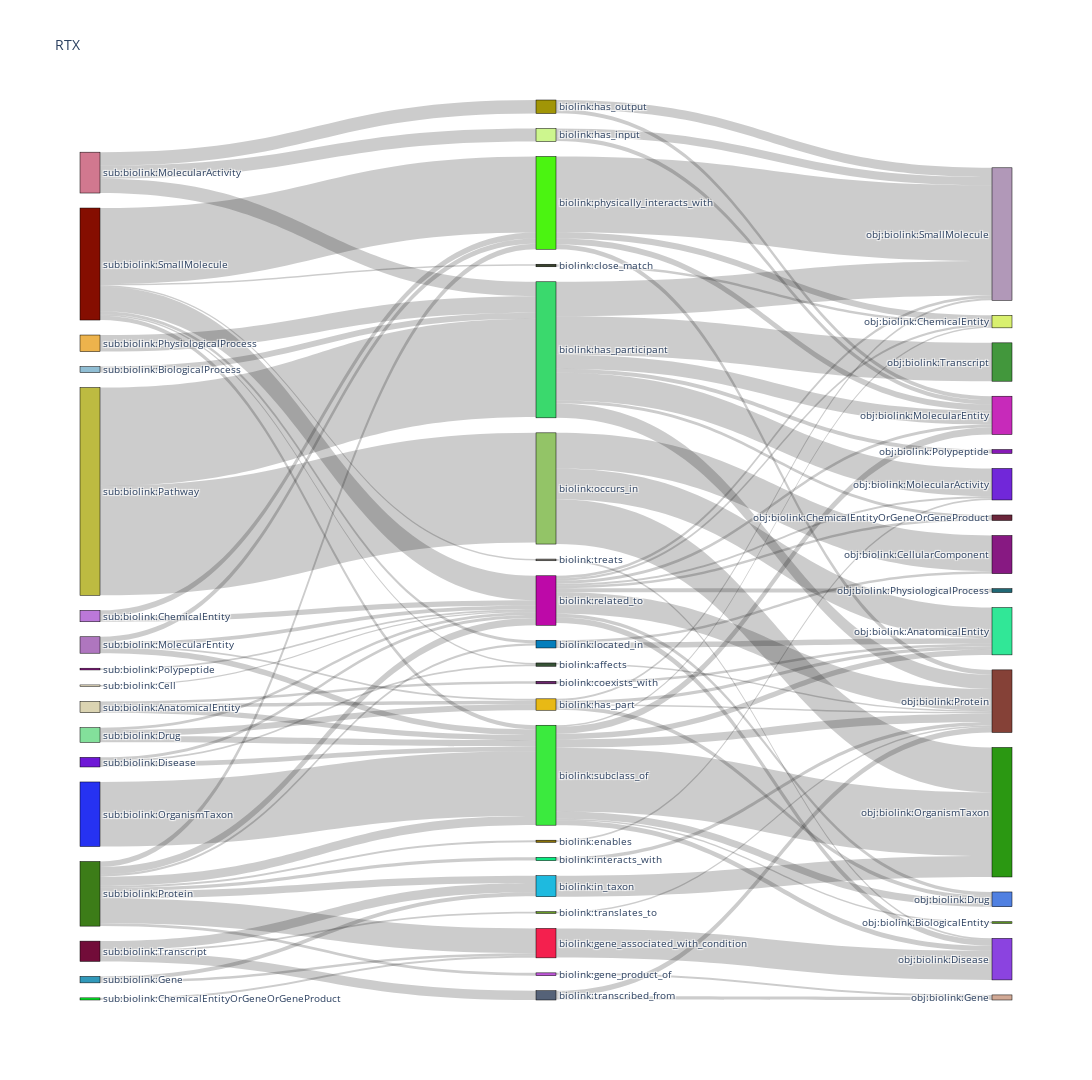
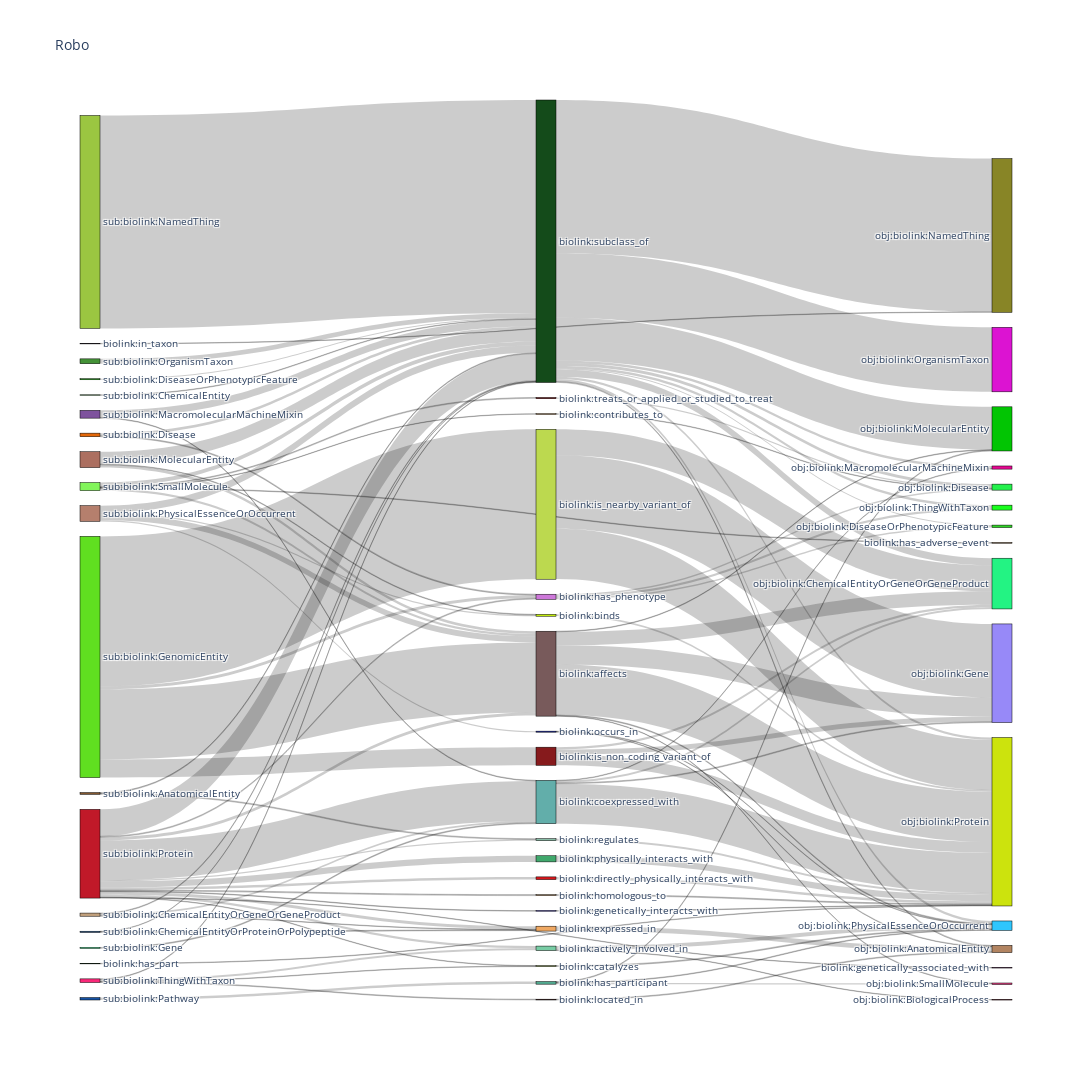
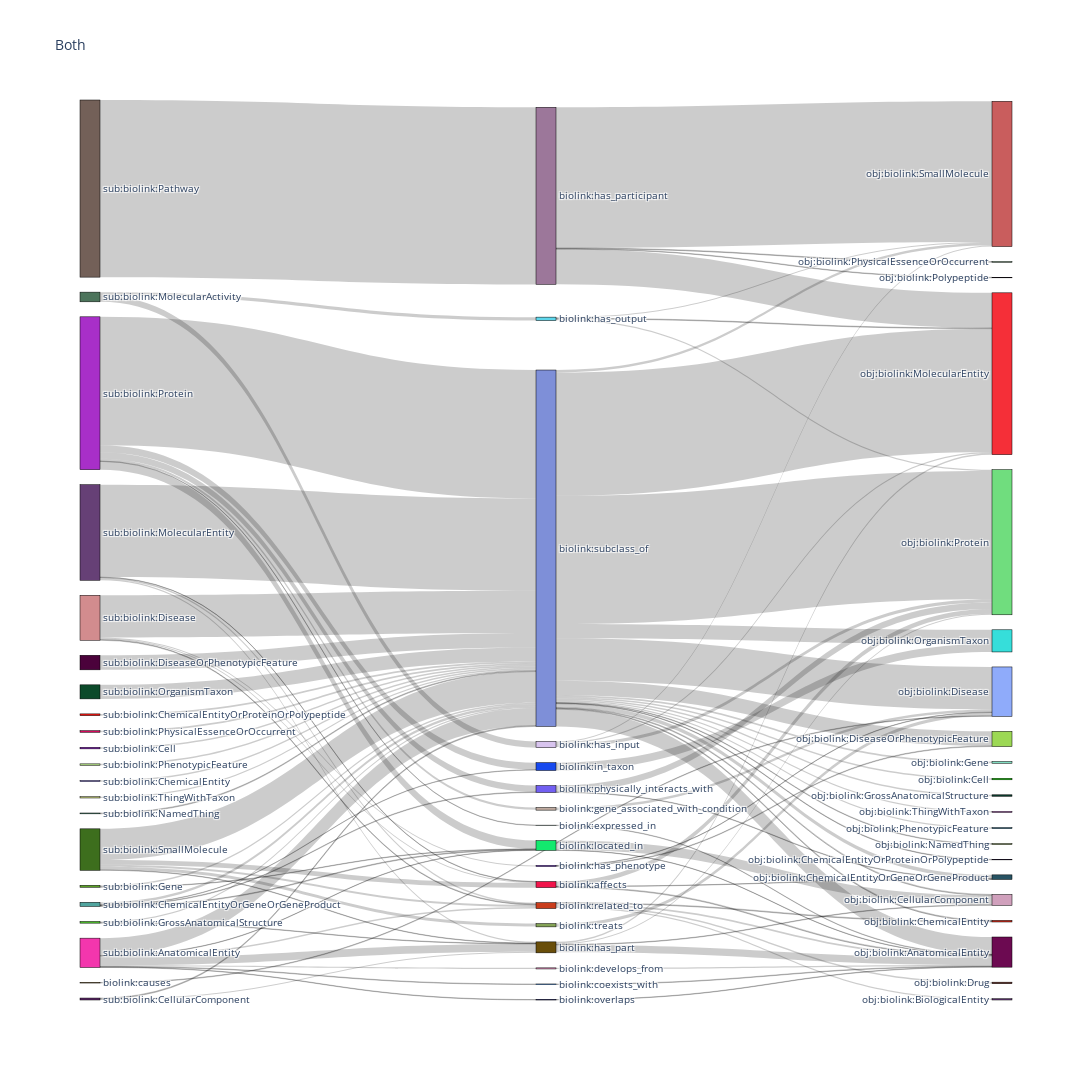
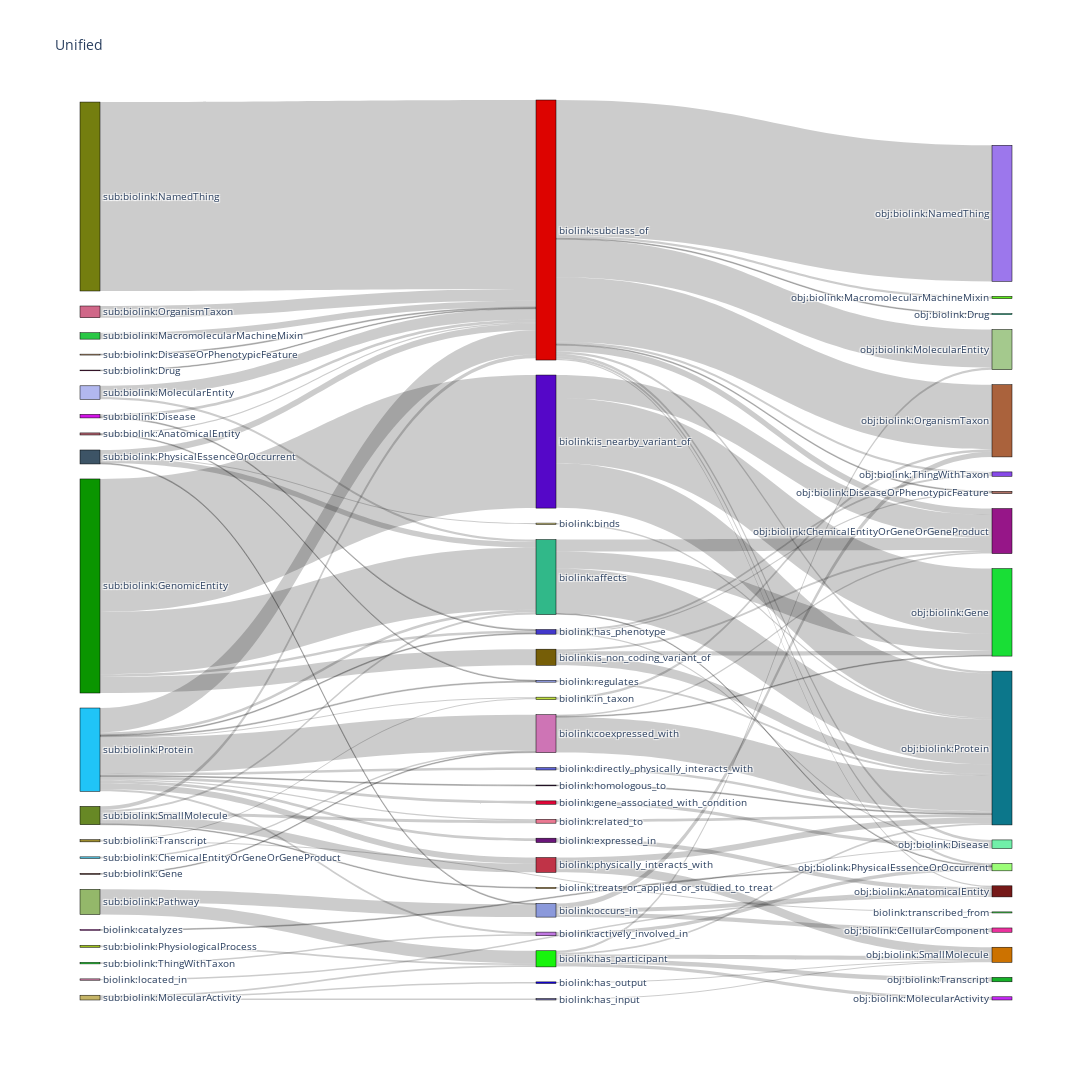

Here is the notebook cell these charts were saved with, in order:
### Markdown cell above
OK it looks like Robokop has tons of biolink `subclass_of` and `is_nearby_variant_of` edges. Also 18M `affects`. RTX on the other hand appears to be heavier on `has_participant` and `occurs_in`

## Doing some plotting. Let's get a correlation matrix of categories in the 4 variants (rtx, robo, overlap, union)

I want to see which categories of nodes are connected with each other. For that I need to join the node categories on the edges dataframe to then the correlation matrix

### Code cell
def get_category_connections(edges: ps.sql.DataFrame, nodes: ps.sql.DataFrame):
    categories = nodes.select("id", "category")
    edges = edges.join(categories.withColumnsRenamed({"id": "subject", "category": "subj_category"}), "subject", "left")
    edges = edges.join(categories.withColumnsRenamed({"id": "object", "category": "obj_category"}), "object", "left")
    # join the nodes dataframe on the subject column of the edges dataframe
    return edges.select("subject", "predicate", "object", "subj_category", "obj_category")


def get_sankey_data_for_kg(edges: ps.sql.DataFrame, nodes: ps.sql.DataFrame) -> pd.DataFrame:
    df = get_category_connections(edges, nodes)
    # preparing sankey diagram data
    df = (df
          .withColumn("subj_category", f.concat(f.lit("sub:"), f.col("subj_category")))
          .withColumn("obj_category", f.concat(f.lit("obj:"), f.col("obj_category")))
    )
    first_level = df.groupBy("subj_category","predicate").count().withColumnsRenamed({"subj_category": "source", "predicate": "sink", "count": "value"})
    second_level = df.groupBy("predicate", "obj_category").count().withColumnsRenamed({"predicate": "source", "obj_category": "sink", "count": "value"})
    return first_level.union(second_level).orderBy("value", ascending=False).toPandas()

import plotly.graph_objects as go
import pandas as pd
import numpy as np

def create_sankey_diagram(df, title):
    # Prepare the data
    all_nodes = pd.concat([df['source'], df['sink']]).unique()
    node_indices = {node: index for index, node in enumerate(all_nodes)}

    # Create color scale
    n_colors = len(all_nodes)
    colors = [f'rgb({r},{g},{b})' for r, g, b in np.random.randint(0, 255, size=(n_colors, 3))]

    # Prepare the Sankey diagram data
    link_source = [node_indices[source] for source in df['source']]
    link_target = [node_indices[sink] for sink in df['sink']]
    link_value = df['value']

    # Create the figure
    fig = go.Figure(data=[go.Sankey(
        node = dict(
          pad = 15,
          thickness = 20,
          line = dict(color = "black", width = 0.5),
          label = list(all_nodes),
          color = colors
        ),
        link = dict(
          source = link_source,
          target = link_target,
          value = link_value
    ))])

    # Update the layout
    fig.update_layout(title_text=title, font_size=10, width=1920, height=800)

    return fig

def plot_sankey_for_kg(edges: ps.sql.DataFrame, nodes: ps.sql.DataFrame, title: str, max_categories: int = 100):
    sankey_data = get_sankey_data_for_kg(edges, nodes)
    fig = create_sankey_diagram(sankey_data[:max_categories], title)
    fig.show()

plot_sankey_for_kg(edges_in_robo, nodes_in_robo, "Robo")
plot_sankey_for_kg(edges_in_rtx, nodes_in_rtx, "RTX")
plot_sankey_for_kg(edges_in_both, nodes_in_both, "Both")
plot_sankey_for_kg(unified_edges, unified_nodes, "Unified")

### Figure 1 — Plotly figure (JSON) as saved in the notebook; plotly's stock layout.template omitted (floating-point values rounded to 4 significant figures)
{"data": [{"link": {"source": [0, 0, 1, 2, 3, 4, 5, 6, 5, 6, 5, 7, 6, 8, 1, 9, 10, 11, 6, 12, 6, 12, 12, 13, 14, 14, 8, 4, 15, 8, 8, 4, 4, 16, 17, 2, 2, 18, 16, 9, 19, 20, 8, 4, 21, 17, 19, 22, 23, 4, 2, 15, 1, 24, 9, 13, 6, 25, 19, 9, 22, 25, 26, 8, 20, 1, 23, 6, 9, 8, 9, 27, 22, 9, 28, 16, 24, 21, 8, 9, 8, 29, 9, 25, 19, 30, 31, 32, 33, 25, 14, 23, 1, 4, 4, 34, 35, 36, 1, 1], "target": [5, 6, 2, 37, 4, 38, 38, 39, 40, 37, 41, 42, 43, 7, 9, 44, 38, 6, 44, 6, 45, 13, 15, 37, 20, 10, 4, 44, 37, 9, 10, 46, 45, 4, 2, 47, 45, 6, 25, 42, 4, 44, 2, 41, 41, 9, 2, 4, 4, 42, 44, 45, 4, 10, 48, 45, 49, 46, 9, 46, 25, 41, 44, 26, 50, 21, 9, 51, 45, 30, 37, 41, 27, 51, 47, 9, 7, 40, 21, 47, 32, 7, 43, 37, 25, 50, 9, 43, 42, 44, 34, 36, 36, 52, 47, 44, 9, 44, 28, 33], "value": [3036094, 2723382, 2104122, 2099970, 1788480, 1766371, 1239442, 1063314, 990239, 956647, 852989, 808136, 769428, 687661, 677254, 595240, 583600, 459380, 398556, 398142, 393253, 372651, 361777, 257350, 257219, 257219, 251208, 235083, 228613, 203970, 203954, 201347, 195072, 173216, 170580, 170078, 168951, 164797, 163118, 159552, 155201, 154486, 150966, 148407, 146771, 145981, 144703, 142748, 137002, 136669, 131480, 117086, 115979, 110028, 108610, 108086, 108010, 106767, 101824, 101569, 98385, 91814, 91373, 89522, 87974, 83740, 83196, 82155, 79985, 79188, 74905, 71497, 71439, 70615, 70465, 70039, 69306, 67199, 64825, 64181, 59932, 59332, 57129, 55532, 54380, 52721, 47903, 47694, 47621, 47468, 47330, 46284, 45109, 44723, 42890, 41394, 41005, 39921, 39319, 38826]}, "node": {"color": ["rgb(189,187,65)", "rgb(133,14,1)", "rgb(75,244,17)", "rgb(38,50,242)", "rgb(59,234,62)", "rgb(147,196,103)", "rgb(58,217,109)", "rgb(244,32,78)", "rgb(60,124,24)", "rgb(189,9,168)", "rgb(30,186,223)", "rgb(237,179,76)", "rgb(209,120,143)", "rgb(161,149,6)", "rgb(114,12,57)", "rgb(205,246,142)", "rgb(131,224,155)", "rgb(187,120,217)", "rgb(144,190,212)", "rgb(175,118,191)", "rgb(85,98,120)", "rgb(4,126,188)", "rgb(219,212,178)", "rgb(110,24,214)", "rgb(49,153,186)", "rgb(232,185,21)", "rgb(10,235,128)", "rgb(109,38,111)", "rgb(58,68,45)", "rgb(5,232,37)", "rgb(191,87,216)", "rgb(142,15,137)", "rgb(137,113,7)", "rgb(135,132,124)", "rgb(103,154,37)", "rgb(251,239,208)", "rgb(55,82,54)", "rgb(177,152,184)", "rgb(43,152,18)", "rgb(66,151,60)", "rgb(135,25,130)", "rgb(49,231,151)", "rgb(139,67,224)", "rgb(113,39,217)", "rgb(133,65,55)", "rgb(199,42,186)", "rgb(80,128,225)", "rgb(217,240,111)", "rgb(32,104,117)", "rgb(135,26,182)", "rgb(209,169,149)", "rgb(106,37,58)", "rgb(87,141,32)"], "label": ["sub:biolink:Pathway", "sub:biolink:SmallMolecule", "biolink:physically_interacts_with", "sub:biolink:OrganismTaxon", "biolink:subclass_of", "biolink:occurs_in", "biolink:has_participant", "biolink:gene_associated_with_condition", "sub:biolink:Protein", "biolink:related_to", "biolink:in_taxon", "sub:biolink:PhysiologicalProcess", "sub:biolink:MolecularActivity", "biolink:has_output", "sub:biolink:Transcript", "biolink:has_input", "sub:biolink:Drug", "sub:biolink:ChemicalEntity", "sub:biolink:BiologicalProcess", "sub:biolink:MolecularEntity", "biolink:transcribed_from", "biolink:located_in", "sub:biolink:AnatomicalEntity", "sub:biolink:Disease", "sub:biolink:Gene", "biolink:has_part", "biolink:interacts_with", "biolink:coexists_with", "biolink:close_match", "sub:biolink:ChemicalEntityOrGeneOrGeneProduct", "biolink:gene_product_of", "sub:biolink:Polypeptide", "biolink:enables", "biolink:treats", "biolink:translates_to", "sub:biolink:Cell", "biolink:affects", "obj:biolink:SmallMolecule", "obj:biolink:OrganismTaxon", "obj:biolink:Transcript", "obj:biolink:CellularComponent", "obj:biolink:AnatomicalEntity", "obj:biolink:Disease", "obj:biolink:MolecularActivity", "obj:biolink:Protein", "obj:biolink:MolecularEntity", "obj:biolink:Drug", "obj:biolink:ChemicalEntity", "obj:biolink:PhysiologicalProcess", "obj:biolink:Polypeptide", "obj:biolink:Gene", "obj:biolink:ChemicalEntityOrGeneOrGeneProduct", "obj:biolink:BiologicalEntity"], "line": {"color": "black", "width": 0.5}, "pad": 15, "thickness": 20}, "type": "sankey"}], "layout": {"font": {"size": 10}, "height": 1080, "title": {"text": "RTX"}, "width": 1920}}

### Figure 2 — Plotly figure (JSON) as saved in the notebook; plotly's stock layout.template omitted (floating-point values rounded to 4 significant figures)
{"data": [{"link": {"source": [0, 1, 2, 3, 2, 1, 4, 3, 1, 5, 6, 5, 3, 4, 2, 4, 7, 8, 9, 10, 1, 9, 11, 5, 8, 12, 13, 14, 15, 5, 5, 2, 1, 16, 7, 5, 1, 17, 1, 18, 1, 8, 1, 19, 5, 15, 20, 21, 6, 22, 23, 19, 19, 24, 9, 25, 5, 9, 26, 1, 5, 27, 17, 28, 5, 29, 1, 30, 6, 15, 4, 29, 31, 25, 32, 21, 22, 7, 25, 15, 22, 4, 10, 6, 5, 33, 34, 35, 36, 37, 22, 5, 21, 37, 4, 38, 5, 14, 32, 15], "target": [1, 39, 3, 40, 4, 41, 42, 42, 43, 6, 42, 1, 44, 40, 8, 44, 1, 42, 1, 1, 44, 4, 42, 11, 40, 45, 1, 46, 1, 12, 4, 19, 47, 42, 4, 16, 48, 1, 49, 25, 46, 44, 42, 48, 14, 4, 42, 6, 44, 14, 42, 50, 47, 47, 23, 51, 20, 37, 1, 50, 27, 42, 19, 46, 19, 20, 45, 6, 40, 24, 46, 1, 45, 43, 12, 1, 31, 23, 46, 52, 1, 43, 6, 49, 33, 42, 1, 47, 42, 45, 28, 28, 12, 46, 51, 39, 53, 54, 1, 35], "value": [45243392, 32571757, 31864140, 15636968, 14909948, 13708679, 10694961, 10679440, 9082167, 8492314, 8492314, 5734309, 5490997, 4065024, 3858701, 2876614, 2632409, 2300068, 1559377, 1535295, 1521850, 1314082, 1304632, 1304625, 1062539, 1038797, 1037029, 856278, 825097, 669861, 626529, 625101, 608686, 582857, 579313, 577823, 561146, 554476, 545365, 524706, 505770, 492740, 490958, 490203, 482298, 477113, 445810, 397024, 397024, 377394, 358958, 310621, 286574, 268333, 248629, 230086, 225274, 221513, 218507, 216593, 210770, 210770, 206164, 204228, 203347, 200041, 196324, 189018, 189018, 188906, 180912, 177983, 175176, 170457, 168352, 167743, 157686, 150908, 147504, 136917, 132720, 129000, 124210, 124210, 123640, 123267, 121458, 116062, 111692, 111281, 110513, 108184, 104710, 104265, 99694, 97610, 96873, 96694, 92817, 92083]}, "node": {"color": ["rgb(155,198,65)", "rgb(20,75,26)", "rgb(96,223,32)", "rgb(188,217,79)", "rgb(120,90,91)", "rgb(192,25,41)", "rgb(98,174,170)", "rgb(172,111,96)", "rgb(134,26,28)", "rgb(181,127,109)", "rgb(126,82,157)", "rgb(64,168,108)", "rgb(239,168,98)", "rgb(68,146,55)", "rgb(120,204,164)", "rgb(130,245,91)", "rgb(214,23,28)", "rgb(227,103,8)", "rgb(23,83,165)", "rgb(205,120,217)", "rgb(138,189,167)", "rgb(193,160,124)", "rgb(249,40,121)", "rgb(198,239,13)", "rgb(130,23,24)", "rgb(83,171,145)", "rgb(26,182,14)", "rgb(193,152,104)", "rgb(147,168,88)", "rgb(129,87,48)", "rgb(24,239,129)", "rgb(102,55,54)", "rgb(42,94,151)", "rgb(38,21,216)", "rgb(160,233,154)", "rgb(182,109,26)", "rgb(43,189,51)", "rgb(21,37,172)", "rgb(73,30,86)", "rgb(136,133,38)", "rgb(151,137,248)", "rgb(220,19,210)", "rgb(204,227,13)", "rgb(2,197,3)", "rgb(35,243,131)", "rgb(178,132,97)", "rgb(47,198,253)", "rgb(36,241,76)", "rgb(25,254,29)", "rgb(228,9,145)", "rgb(46,212,37)", "rgb(224,63,129)", "rgb(146,102,50)", "rgb(120,4,105)", "rgb(159,6,31)"], "label": ["sub:biolink:NamedThing", "biolink:subclass_of", "sub:biolink:GenomicEntity", "biolink:is_nearby_variant_of", "biolink:affects", "sub:biolink:Protein", "biolink:coexpressed_with", "sub:biolink:MolecularEntity", "biolink:is_non_coding_variant_of", "sub:biolink:PhysicalEssenceOrOccurrent", "sub:biolink:MacromolecularMachineMixin", "biolink:physically_interacts_with", "biolink:expressed_in", "sub:biolink:OrganismTaxon", "biolink:actively_involved_in", "sub:biolink:SmallMolecule", "biolink:directly_physically_interacts_with", "sub:biolink:Disease", "sub:biolink:Pathway", "biolink:has_phenotype", "biolink:regulates", "sub:biolink:ChemicalEntityOrGeneOrGeneProduct", "sub:biolink:ThingWithTaxon", "biolink:binds", "biolink:treats_or_applied_or_studied_to_treat", "biolink:has_participant", "sub:biolink:DiseaseOrPhenotypicFeature", "biolink:homologous_to", "biolink:catalyzes", "sub:biolink:AnatomicalEntity", "sub:biolink:Gene", "biolink:located_in", "sub:biolink:ChemicalEntityOrProteinOrPolypeptide", "biolink:genetically_interacts_with", "sub:biolink:ChemicalEntity", "biolink:contributes_to", "biolink:has_part", "biolink:occurs_in", "biolink:in_taxon", "obj:biolink:NamedThing", "obj:biolink:Gene", "obj:biolink:OrganismTaxon", "obj:biolink:Protein", "obj:biolink:MolecularEntity", "obj:biolink:ChemicalEntityOrGeneOrGeneProduct", "obj:biolink:AnatomicalEntity", "obj:biolink:PhysicalEssenceOrOccurrent", "obj:biolink:Disease", "obj:biolink:ThingWithTaxon", "obj:biolink:MacromolecularMachineMixin", "obj:biolink:DiseaseOrPhenotypicFeature", "obj:biolink:SmallMolecule", "biolink:has_adverse_event", "biolink:genetically_associated_with", "obj:biolink:BiologicalProcess"], "line": {"color": "black", "width": 0.5}, "pad": 15, "thickness": 20}, "type": "sankey"}], "layout": {"font": {"size": 10}, "height": 1080, "title": {"text": "Robo"}, "width": 1920}}

### Figure 3 — Plotly figure (JSON) as saved in the notebook; plotly's stock layout.template omitted (floating-point values rounded to 4 significant figures)
{"data": [{"link": {"source": [0, 1, 2, 3, 3, 4, 3, 5, 1, 6, 7, 3, 8, 3, 3, 9, 10, 2, 11, 7, 12, 2, 13, 2, 14, 15, 6, 3, 14, 16, 17, 6, 18, 19, 3, 2, 6, 20, 21, 3, 22, 4, 23, 20, 3, 24, 7, 12, 3, 25, 26, 27, 28, 20, 3, 29, 16, 3, 4, 30, 5, 7, 27, 5, 12, 31, 16, 31, 3, 3, 15, 32, 20, 19, 27, 1, 5, 33, 3, 19, 34, 7, 1, 35, 3, 13, 12, 7, 29, 36, 24, 6, 37, 33, 2, 4, 7, 15, 19, 10], "target": [1, 38, 3, 39, 40, 3, 41, 3, 40, 3, 3, 42, 3, 43, 44, 3, 45, 10, 44, 12, 42, 11, 39, 13, 16, 39, 15, 46, 27, 39, 41, 17, 41, 3, 38, 18, 20, 42, 3, 47, 3, 20, 3, 48, 49, 3, 20, 40, 50, 3, 3, 39, 3, 51, 52, 3, 40, 53, 12, 42, 33, 30, 38, 15, 39, 12, 38, 3, 45, 54, 42, 3, 54, 10, 40, 55, 20, 43, 56, 13, 41, 35, 57, 42, 58, 46, 45, 36, 12, 42, 10, 12, 42, 41, 37, 15, 10, 46, 11, 42], "value": [243283, 193247, 176302, 176040, 169379, 126927, 58337, 57868, 48240, 42813, 23991, 23722, 20031, 19963, 19615, 19297, 13018, 11403, 10807, 10763, 10041, 9714, 8901, 8811, 8519, 6545, 6421, 5130, 4769, 4555, 4549, 4123, 3641, 3509, 3413, 3196, 2986, 2528, 2472, 2414, 2227, 2211, 2135, 2135, 2094, 2067, 2054, 2029, 2011, 2001, 1910, 1811, 1773, 1764, 1695, 1692, 1688, 1685, 1641, 1528, 1523, 1516, 1512, 1482, 1462, 1426, 1384, 1264, 1252, 1180, 1158, 1151, 1071, 969, 958, 926, 898, 865, 818, 804, 784, 782, 776, 770, 748, 690, 687, 643, 637, 631, 613, 610, 566, 545, 520, 515, 514, 504, 492, 480]}, "node": {"color": ["rgb(115,96,88)", "rgb(156,119,154)", "rgb(168,47,200)", "rgb(126,143,216)", "rgb(102,64,118)", "rgb(210,140,142)", "rgb(61,110,29)", "rgb(243,54,173)", "rgb(75,2,59)", "rgb(12,74,42)", "rgb(19,233,110)", "rgb(23,73,238)", "rgb(105,78,10)", "rgb(113,95,241)", "rgb(76,116,91)", "rgb(241,20,75)", "rgb(216,196,238)", "rgb(132,163,86)", "rgb(192,171,160)", "rgb(80,165,159)", "rgb(201,61,28)", "rgb(247,22,17)", "rgb(212,10,93)", "rgb(128,21,186)", "rgb(90,160,37)", "rgb(175,218,131)", "rgb(168,155,246)", "rgb(94,215,236)", "rgb(196,206,126)", "rgb(80,195,46)", "rgb(241,151,200)", "rgb(91,36,104)", "rgb(114,206,171)", "rgb(106,43,211)", "rgb(235,181,87)", "rgb(10,107,222)", "rgb(6,12,211)", "rgb(132,161,153)", "rgb(201,93,93)", "rgb(112,221,126)", "rgb(245,47,56)", "rgb(143,171,250)", "rgb(108,10,81)", "rgb(156,216,84)", "rgb(54,222,218)", "rgb(208,160,188)", "rgb(39,83,99)", "rgb(129,221,193)", "rgb(107,48,39)", "rgb(21,224,5)", "rgb(10,59,44)", "rgb(102,56,121)", "rgb(202,124,211)", "rgb(82,146,177)", "rgb(210,45,29)", "rgb(111,167,122)", "rgb(82,123,3)", "rgb(195,91,206)", "rgb(120,18,233)"], "label": ["sub:biolink:Pathway", "biolink:has_participant", "sub:biolink:Protein", "biolink:subclass_of", "sub:biolink:MolecularEntity", "sub:biolink:Disease", "sub:biolink:SmallMolecule", "sub:biolink:AnatomicalEntity", "sub:biolink:DiseaseOrPhenotypicFeature", "sub:biolink:OrganismTaxon", "biolink:located_in", "biolink:in_taxon", "biolink:has_part", "biolink:physically_interacts_with", "sub:biolink:MolecularActivity", "biolink:affects", "biolink:has_input", "biolink:treats", "biolink:gene_associated_with_condition", "sub:biolink:ChemicalEntityOrGeneOrGeneProduct", "biolink:related_to", "sub:biolink:ChemicalEntityOrProteinOrPolypeptide", "sub:biolink:PhysicalEssenceOrOccurrent", "sub:biolink:Cell", "sub:biolink:Gene", "sub:biolink:PhenotypicFeature", "sub:biolink:ChemicalEntity", "biolink:has_output", "sub:biolink:ThingWithTaxon", "sub:biolink:GrossAnatomicalStructure", "biolink:develops_from", "sub:biolink:CellularComponent", "sub:biolink:NamedThing", "biolink:has_phenotype", "biolink:causes", "biolink:coexists_with", "biolink:overlaps", "biolink:expressed_in", "obj:biolink:SmallMolecule", "obj:biolink:Protein", "obj:biolink:MolecularEntity", "obj:biolink:Disease", "obj:biolink:AnatomicalEntity", "obj:biolink:DiseaseOrPhenotypicFeature", "obj:biolink:OrganismTaxon", "obj:biolink:CellularComponent", "obj:biolink:ChemicalEntityOrGeneOrGeneProduct", "obj:biolink:Gene", "obj:biolink:Drug", "obj:biolink:Cell", "obj:biolink:GrossAnatomicalStructure", "obj:biolink:BiologicalEntity", "obj:biolink:ThingWithTaxon", "obj:biolink:PhenotypicFeature", "obj:biolink:ChemicalEntity", "obj:biolink:PhysicalEssenceOrOccurrent", "obj:biolink:NamedThing", "obj:biolink:Polypeptide", "obj:biolink:ChemicalEntityOrProteinOrPolypeptide"], "line": {"color": "black", "width": 0.5}, "pad": 15, "thickness": 20}, "type": "sankey"}], "layout": {"font": {"size": 10}, "height": 1080, "title": {"text": "Both"}, "width": 1920}}

### Figure 4 — Plotly figure (JSON) as saved in the notebook; plotly's stock layout.template omitted (floating-point values rounded to 4 significant figures)
{"data": [{"link": {"source": [0, 1, 2, 3, 1, 2, 4, 3, 1, 5, 6, 5, 3, 4, 2, 7, 7, 4, 8, 9, 10, 11, 12, 13, 14, 1, 5, 12, 13, 15, 16, 10, 17, 15, 16, 15, 11, 18, 19, 16, 5, 1, 11, 5, 20, 21, 5, 2, 22, 23, 9, 5, 1, 1, 1, 11, 16, 1, 5, 10, 24, 25, 26, 27, 16, 28, 6, 29, 27, 27, 30, 31, 1, 24, 24, 32, 33, 34, 35, 35, 5, 13, 5, 36, 5, 21, 37, 1, 13, 5, 38, 39, 5, 1, 32, 40, 6, 11, 4, 41], "target": [1, 42, 3, 43, 44, 4, 45, 45, 46, 6, 45, 1, 47, 43, 10, 15, 16, 47, 1, 1, 45, 12, 48, 1, 1, 47, 12, 45, 4, 44, 49, 43, 50, 51, 48, 50, 1, 52, 53, 54, 19, 53, 20, 17, 45, 1, 4, 24, 44, 45, 4, 23, 55, 45, 56, 4, 46, 52, 18, 47, 55, 16, 45, 16, 45, 6, 47, 18, 33, 36, 45, 50, 50, 57, 53, 1, 48, 53, 58, 22, 20, 30, 22, 48, 26, 24, 1, 57, 15, 38, 45, 52, 24, 59, 26, 6, 43, 34, 52, 1], "value": [45247562, 32588755, 31864140, 15636968, 15455435, 14909948, 10728337, 10679440, 9107860, 8492314, 8492314, 5809215, 5490997, 4068076, 3858701, 3038057, 3004805, 2879455, 2806212, 2660683, 2300068, 2104122, 2099970, 1559914, 1535320, 1525147, 1446780, 1427211, 1314270, 1239485, 1063314, 1062539, 1042660, 1020084, 993486, 964265, 898263, 856278, 808537, 769433, 688162, 687020, 684508, 675066, 660955, 633627, 633374, 625101, 600198, 582857, 581083, 577823, 561469, 550001, 545368, 515801, 515470, 505838, 498424, 492740, 490757, 459380, 445810, 400167, 398781, 397024, 397024, 377394, 376878, 366549, 358958, 321467, 321010, 315752, 297980, 296740, 280705, 268333, 257219, 257219, 254797, 248629, 246652, 246600, 225274, 224741, 223826, 221838, 221513, 210770, 210770, 204228, 203347, 201527, 200041, 189018, 189018, 188906, 180914, 176513]}, "node": {"color": ["rgb(116,126,15)", "rgb(221,3,0)", "rgb(10,149,0)", "rgb(85,7,200)", "rgb(49,184,137)", "rgb(32,196,247)", "rgb(206,116,181)", "rgb(148,184,106)", "rgb(208,103,136)", "rgb(178,184,239)", "rgb(118,94,7)", "rgb(103,136,37)", "rgb(192,51,71)", "rgb(61,84,102)", "rgb(42,200,70)", "rgb(139,153,219)", "rgb(24,244,13)", "rgb(106,21,122)", "rgb(192,119,225)", "rgb(222,6,55)", "rgb(234,121,146)", "rgb(211,19,231)", "rgb(191,222,64)", "rgb(96,100,214)", "rgb(66,56,203)", "rgb(156,191,26)", "rgb(150,162,234)", "rgb(197,180,102)", "rgb(86,199,228)", "rgb(37,231,57)", "rgb(218,208,134)", "rgb(206,125,164)", "rgb(176,96,109)", "rgb(20,2,235)", "rgb(220,177,87)", "rgb(157,140,45)", "rgb(119,115,172)", "rgb(254,202,155)", "rgb(71,21,78)", "rgb(216,56,211)", "rgb(91,21,15)", "rgb(210,28,138)", "rgb(156,119,236)", "rgb(25,222,54)", "rgb(170,98,60)", "rgb(12,119,139)", "rgb(164,201,141)", "rgb(150,22,136)", "rgb(204,114,0)", "rgb(22,177,40)", "rgb(117,25,24)", "rgb(235,50,158)", "rgb(156,254,120)", "rgb(113,239,169)", "rgb(197,41,244)", "rgb(135,74,231)", "rgb(93,234,26)", "rgb(175,112,101)", "rgb(77,235,88)", "rgb(4,238,167)"], "label": ["sub:biolink:NamedThing", "biolink:subclass_of", "sub:biolink:GenomicEntity", "biolink:is_nearby_variant_of", "biolink:affects", "sub:biolink:Protein", "biolink:coexpressed_with", "sub:biolink:Pathway", "sub:biolink:OrganismTaxon", "sub:biolink:MolecularEntity", "biolink:is_non_coding_variant_of", "sub:biolink:SmallMolecule", "biolink:physically_interacts_with", "sub:biolink:PhysicalEssenceOrOccurrent", "sub:biolink:MacromolecularMachineMixin", "biolink:occurs_in", "biolink:has_participant", "biolink:expressed_in", "biolink:actively_involved_in", "biolink:gene_associated_with_condition", "biolink:related_to", "sub:biolink:Disease", "biolink:in_taxon", "biolink:directly_physically_interacts_with", "biolink:has_phenotype", "sub:biolink:PhysiologicalProcess", "biolink:regulates", "sub:biolink:MolecularActivity", "sub:biolink:ChemicalEntityOrGeneOrGeneProduct", "sub:biolink:ThingWithTaxon", "biolink:binds", "biolink:located_in", "sub:biolink:AnatomicalEntity", "biolink:has_output", "biolink:treats_or_applied_or_studied_to_treat", "sub:biolink:Transcript", "biolink:has_input", "sub:biolink:DiseaseOrPhenotypicFeature", "biolink:homologous_to", "biolink:catalyzes", "sub:biolink:Gene", "sub:biolink:Drug", "obj:biolink:NamedThing", "obj:biolink:Gene", "obj:biolink:OrganismTaxon", "obj:biolink:Protein", "obj:biolink:MolecularEntity", "obj:biolink:ChemicalEntityOrGeneOrGeneProduct", "obj:biolink:SmallMolecule", "obj:biolink:Transcript", "obj:biolink:AnatomicalEntity", "obj:biolink:CellularComponent", "obj:biolink:PhysicalEssenceOrOccurrent", "obj:biolink:Disease", "obj:biolink:MolecularActivity", "obj:biolink:ThingWithTaxon", "obj:biolink:MacromolecularMachineMixin", "obj:biolink:DiseaseOrPhenotypicFeature", "biolink:transcribed_from", "obj:biolink:Drug"], "line": {"color": "black", "width": 0.5}, "pad": 15, "thickness": 20}, "type": "sankey"}], "layout": {"font": {"size": 10}, "height": 1080, "title": {"text": "Unified"}, "width": 1920}}
